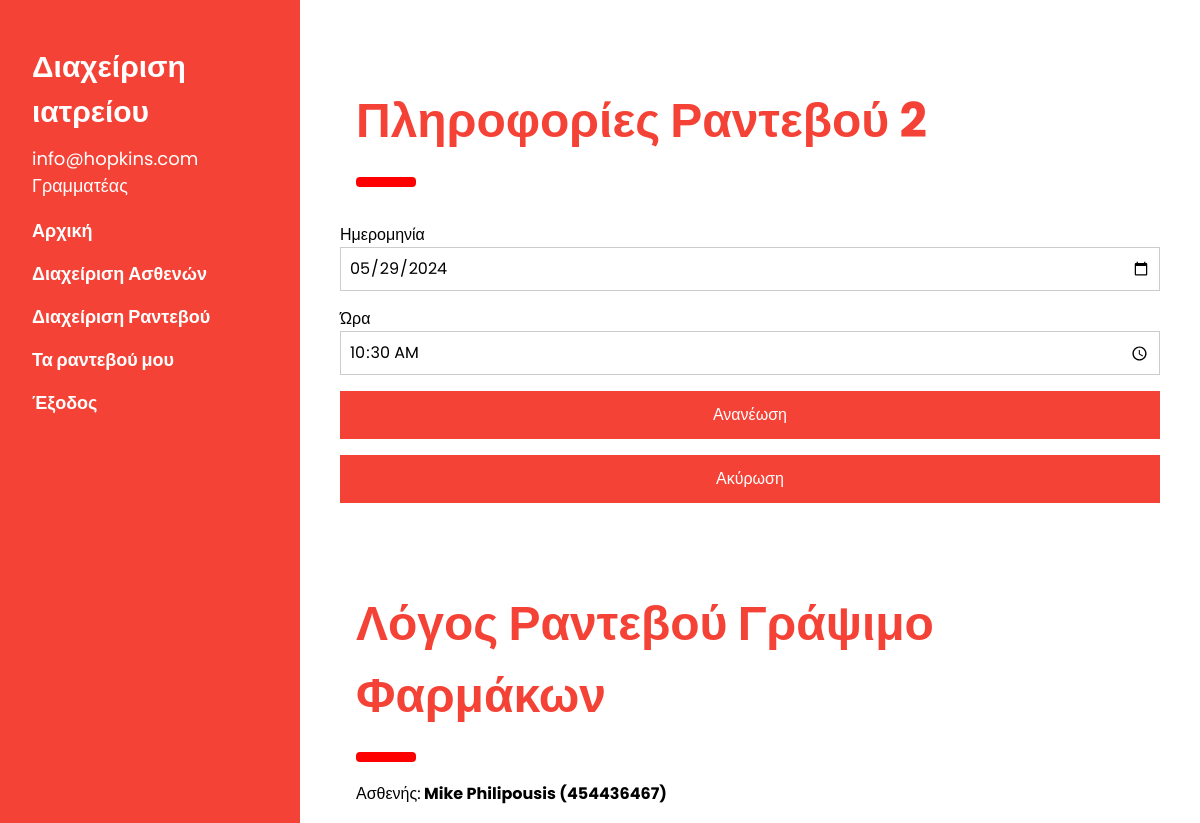
The page /appointment.php?appointment_id=2 (signed in) on the database its author committed.
### tables this page shows
CREATE TABLE `appointment` (
  `id` int(11) NOT NULL,
  `appointment_date` date NOT NULL,
  `appointment_hour` time NOT NULL,
  `reason` varchar(100) NOT NULL,
  `doctor_id` int(11) NOT NULL,
  `patient_id` int(11) NOT NULL,
  `register_date` date NOT NULL,
  `status` enum('Δημιουργημένο','Τηρημένο','Ολοκληρωμένο','Ακυρωμένο') NOT NULL DEFAULT 'Δημιουργημένο'
);

CREATE TABLE `user` (
  `id` int(11) NOT NULL,
  `email` varchar(40) NOT NULL,
  `password` varchar(10) NOT NULL,
  `fullname` varchar(50) NOT NULL,
  `idcard` varchar(12) NOT NULL,
  `role` enum('Ασθενής','Ιατρός','Γραμματέας','') NOT NULL
);

CREATE TABLE `patient` (
  `id` int(11) NOT NULL,
  `user_id` int(11) NOT NULL,
  `security_number` varchar(10) NOT NULL,
  `register_date` date NOT NULL
);

### dbfunctions.php (called while the page is built, shortened)
<?php
    function getAppointmentId($conn,$id){
        $sql = "SELECT a.*,p.security_number,up.fullname as patient_fullname,
                ud.fullname as doctor_fullname,d.specialization
                FROM appointment a
                INNER JOIN doctor d
                ON d.id = a.doctor_id
                INNER JOIN patient p
                ON p.id = a.patient_id
                INNER JOIN user up
                ON p.user_id = up.id
                INNER JOIN user ud
                ON d.user_id = ud.id
                WHERE a.id = '$id'";
        $result = mysqli_query($conn, $sql);
        if ($result && mysqli_num_rows($result) > 0) {
            while ($row = mysqli_fetch_assoc($result)) {
                return $row;
            }
        }
        return -1;
    }
?>

### appointment.php (the view, shortened to what this page needs)
<?php
	include 'start.php';
  $ans = "";
  $appointment_id = "";
  if (isset($_POST['completion'])){
    $appointment_id = $_POST['appointment_id'];
    $appointment = getAppointmentId($conn,$appointment_id);
    $health_problems = $_POST['health_problems'];
    $treatment = $_POST['treatment'];
    completeAppointment($conn, $appointment_id);
    setRecord($conn, $appointment['doctor_id'], $appointment['patient_id'], $health_problems, $treatment);
    $ans = "Το ραντεβού έχει ολοκληρωθεί. Μπορείτε να δείτε το ιστορικό του ασθενούς";
    $appointment = getAppointmentId($conn,$appointment_id);
  }
  else if (isset($_POST['cancel'])){
    $appointment_id = $_POST['appointment_id'];
    cancelAppointment($conn, $appointment_id);
    $appointment = getAppointmentId($conn,$appointment_id);
    $ans = "Το ραντεβού με id ".$appointment_id." ακυρώθηκε";
  }
  else if (isset($_GET['appointment_id'])){
    $appointment_id = $_GET['appointment_id'];
      $appointment = getAppointmentId($conn,$appointment_id);
  }
  else{
    header('Location: index.php?redirect=noappointment');
    exit;
  }
?>
<div class="w3-main" style="margin-left:340px;margin-right:40px">
 <?php
  if ($appointment['status']=='Ολοκληρωμένο'){ ?>
    <div class="w3-container" id="designers" style="margin-top:75px">
    <h1 class="w3-xxxlarge w3-text-red"><b>Ολοκληρωμένο Ραντεβού <?php echo $appointment_id;?></b></h1>
    <hr style="width:50px;border:5px solid red" class="w3-round">
    <p> <?php
      echo $ans;
      ?>
    </p>
  </div>
  <?php
  }
  else{
 ?>
  <div class="w3-container" id="designers" style="margin-top:75px">
    <h1 class="w3-xxxlarge w3-text-red"><b>Πληροφορίες Ραντεβού <?php echo $appointment_id;?></b></h1>
    <hr style="width:50px;border:5px solid red" class="w3-round">
  </div>
  <form action="" method ="POST">
    <div class="w3-section">
      <label>Ημερομηνία</label>
      <input class="w3-input w3-border" type="date" name="appointment_date" required value="<?php echo $appointment['appointment_date'];?>">
    </div>
    <div class="w3-section">
      <label>Ώρα</label>
      <input class="w3-input w3-border" type="time" name="appointment_hour" min="09:00" max="20:30" step="1800" required value="<?php echo $appointment['appointment_hour'];?>">
    </div>
    <button type="submit" name="update" class="w3-button w3-block w3-padding-large w3-red w3-margin-bottom">Ανανέωση</button>
  </form>
  <form action="" method="POST">
    <button type="submit" name="cancel" class="w3-button w3-block w3-padding-large w3-red w3-margin-bottom">Ακύρωση</button>
  </form>
<div class="w3-container" id="designers" style="margin-top:75px">
    <h1 class="w3-xxxlarge w3-text-red"><b>Λόγος Ραντεβού <?php echo $appointment['reason'];?></b></h1>
    <hr style="width:50px;border:5px solid red" class="w3-round">
    <p> Ασθενής:<strong>
      <?php echo $appointment['patient_fullname']." (".$appointment['security_number'].")";
      ?>
      </strong></p>
  </div>
<?php }?>
</div>
<?php
	include 'end.php';
?>

### styles/w3.css (style rules this page uses)
*,*:before,*:after { box-sizing:inherit }
html { -ms-text-size-adjust:100%;-webkit-text-size-adjust:100% }
body { margin:0 }
b,strong { font-weight:bolder }
hr { box-sizing:content-box;height:0;overflow:visible }
button,input,select,textarea,optgroup { font:inherit;margin:0 }
button,input { overflow:visible }
button,select { text-transform:none }
button,[type=button],[type=reset],[type=submit] { -webkit-appearance:button }
html,body { font-family:Verdana,sans-serif;font-size:15px;line-height:1.5 }
html { overflow-x:hidden }
h1 { font-size:36px }
h1,h2,h3,h4,h5,h6 { font-family:"Segoe UI",Arial,sans-serif;font-weight:400;margin:10px 0 }
hr { border:0;border-top:1px solid #eee;margin:20px 0 }
.w3-btn,.w3-button { border:none;display:inline-block;padding:8px 16px;vertical-align:middle;overflow:hidden;text-decoration:none;color:inherit;background-color:inherit;text-align:center;cursor:pointer;white-space:nowrap }
.w3-btn,.w3-button { -webkit-touch-callout:none;-webkit-user-select:none;-khtml-user-select:none;-moz-user-select:none;-ms-user-select:none;user-select:none }
.w3-input { padding:8px;display:block;border:none;border-bottom:1px solid #ccc;width:100% }
.w3-main,#main { transition:margin-left .4s }
.w3-block { display:block;width:100% }
.w3-container:after,.w3-container:before,.w3-panel:after,.w3-panel:before,.w3-row:after,.w3-row:before,.w3-row-padding:after,.w3-row-padding:before, .w3-cell-row:before,.w3-cell-row:after,.w3-clear:after,.w3-clear:before,.w3-bar:before,.w3-bar:after { content:"";display:table;clear:both }
.w3-round,.w3-round-medium { border-radius:4px }
.w3-container,.w3-panel { padding:0.01em 16px }
.w3-xxxlarge { font-size:48px!important }
.w3-border { border:1px solid #ccc!important }
.w3-section,.w3-code { margin-top:16px!important;margin-bottom:16px!important }
.w3-margin-bottom { margin-bottom:16px!important }
.w3-padding-large { padding:12px 24px!important }
.w3-red,.w3-hover-red:hover { color:#fff!important;background-color:#f44336!important }
.w3-text-red,.w3-hover-text-red:hover { color:#f44336!important }

### start.php (style rules this page uses)
body,h1,h2,h3,h4,h5 { font-family: "Poppins", sans-serif }
body { font-size:16px; }

### rows shown on the page
appointment: appointment_date "05/29/2024", appointment_hour "10:30:00", reason "Γράψιμο Φαρμάκων", user.fullname "Mike Philipousis", patient.security_number "454436467"

### other values the page prints
$_SESSION['email'] "info@hopkins.com"
$_SESSION['role'] "Γραμματέας"
$appointment_id "2"
